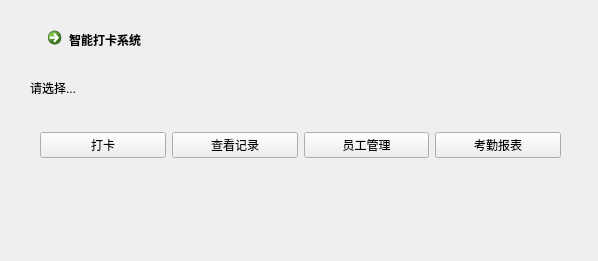
<?xml version="1.0" encoding="UTF-8"?>
<ui version="4.0">
 <class>main</class>
 <widget class="QWidget" name="main">
  <property name="geometry">
   <rect>
    <x>0</x>
    <y>0</y>
    <width>598</width>
    <height>261</height>
   </rect>
  </property>
  <property name="windowTitle">
   <string>Form</string>
  </property>
  <widget class="QCommandLinkButton" name="Title">
   <property name="geometry">
    <rect>
     <x>40</x>
     <y>20</y>
     <width>185</width>
     <height>41</height>
    </rect>
   </property>
   <property name="text">
    <string>智能打卡系统</string>
   </property>
  </widget>
  <widget class="QLabel" name="alert">
   <property name="geometry">
    <rect>
     <x>30</x>
     <y>80</y>
     <width>101</width>
     <height>16</height>
    </rect>
   </property>
   <property name="text">
    <string>请选择...</string>
   </property>
  </widget>
  <widget class="QWidget" name="layoutWidget">
   <property name="geometry">
    <rect>
     <x>40</x>
     <y>110</y>
     <width>521</width>
     <height>71</height>
    </rect>
   </property>
   <layout class="QHBoxLayout" name="horizontalLayout">
    <item>
     <widget class="QPushButton" name="checkIn">
      <property name="text">
       <string>打卡</string>
      </property>
     </widget>
    </item>
    <item>
     <widget class="QPushButton" name="checkRecord">
      <property name="text">
       <string>查看记录</string>
      </property>
     </widget>
    </item>
    <item>
     <widget class="QPushButton" name="employeeManage">
      <property name="text">
       <string>员工管理</string>
      </property>
     </widget>
    </item>
    <item>
     <widget class="QPushButton" name="attendanceRecord">
      <property name="text">
       <string>考勤报表</string>
      </property>
     </widget>
    </item>
   </layout>
  </widget>
 </widget>
 <resources/>
 <connections/>
</ui>
